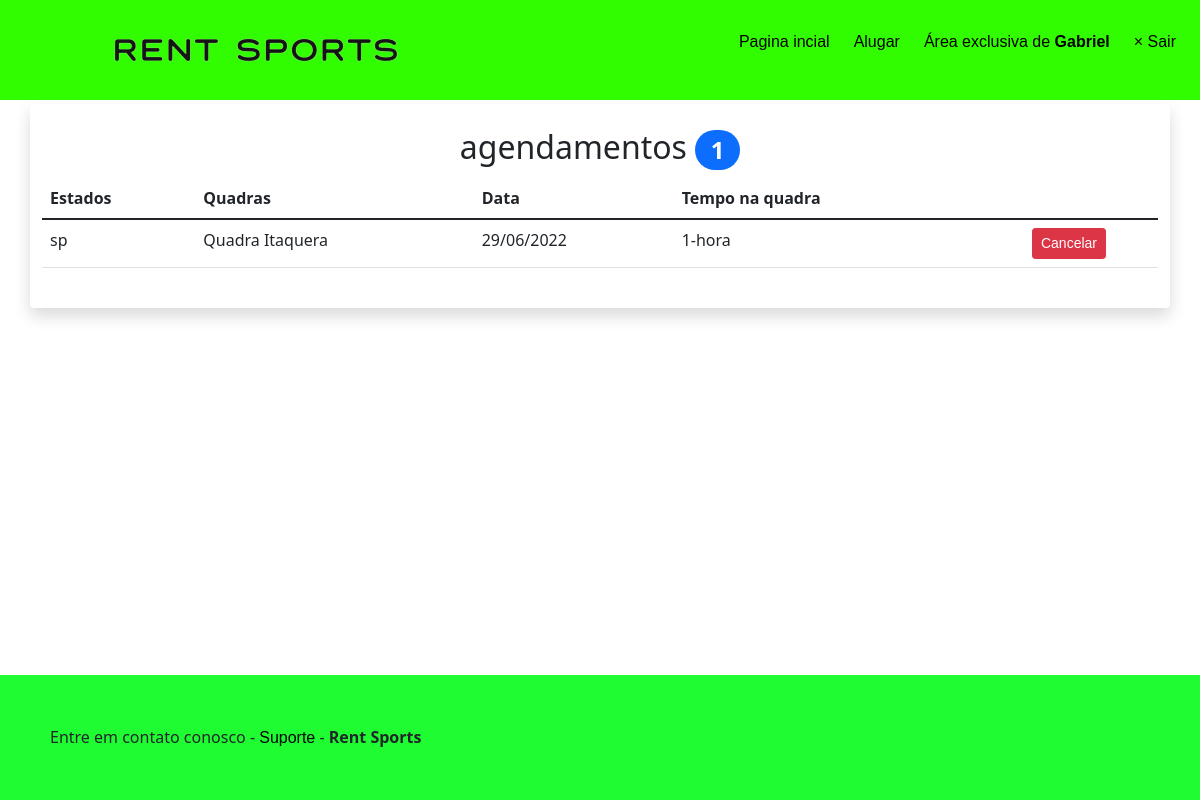
/admin/agendamentos.php (signed in), run on the app's committed database.
### tables this page shows
CREATE TABLE `agendamentos` (
  `id` smallint(6) NOT NULL,
  `estados` varchar(40) NOT NULL,
  `quadras` varchar(255) NOT NULL,
  `data` date NOT NULL,
  `hora` varchar(45) NOT NULL,
  `usuario_id` smallint(6) NOT NULL
);

### includes/funcoes-agendamentos.php (called while the page is built, shortened)
<?php
function lerAgendamentos(mysqli $conexao, int $idUsuarioLogado, string $tipoUsuarioLogado):array {
    if ($tipoUsuarioLogado == 'admin') {
        $sql = "SELECT agendamentos.id, agendamentos.estados, agendamentos.quadras, agendamentos.data, agendamentos.hora, usuarios.nome AS autor FROM agendamentos INNER JOIN usuarios
        ON agendamentos.usuario_id = usuarios.id ORDER BY data DESC";
    } else {
        $sql = "SELECT id, estados, quadras, data, hora FROM agendamentos WHERE usuario_id = $idUsuarioLogado ORDER BY data DESC";
    }
    $resultado = mysqli_query($conexao,$sql) or die(mysqli_error($conexao));
    $agendamentos = [];
    while($agendamento = mysqli_fetch_assoc($resultado)){
        array_push($agendamentos, $agendamento);
    }
    return $agendamentos;
}
function formataData(string $data):string{
    return date("d/m/Y", strtotime($data));
}

### admin/agendamentos.php (the view, shortened to what this page needs)
<?php
require "../includes/cabecalho-admin.php";
require "../includes/funcoes-agendamentos.php";
$idUsuarioLogado = $_SESSION['id'];
$tipoUsuarioLogado = $_SESSION['tipo'];
$agendamentos = lerAgendamentos($conexao, $idUsuarioLogado, $tipoUsuarioLogado);
$quantidade = count($agendamentos);
?>
<div class="row">
	<article class="col-12 bg-white rounded shadow my-1 py-4">
		<h2 class="text-center">
		agendamentos <span class="badge rounded-pill bg-primary"><?= $quantidade?></span>
		</h2>
		<div class="table-responsive">
			<table class="table table-hover">
				<thead class="thead-light">
					<tr>
						<th>Estados</th>
						<th>Quadras</th>
						<th>Data</th>
						<th>Tempo na quadra</th>
					</tr>
				</thead>
				<tbody>
<?php foreach( $agendamentos as $agendamento ) { ?>
					<tr>
						<td> <?=$agendamento['estados']?> </td>
						<td> <?=$agendamento['quadras']?> </td>
						<td> <?=formataData($agendamento['data'])?> </td>
						<td> <?=$agendamento['hora']?> </td>
            			<td class="text-center">
              			<a class="btn btn-danger btn-sm excluir"
              			href="agendamento-exclui.php?id=<?=$agendamento['id']?>">
                  Cancelar
              </a>
            </td>
					</tr>
<?php } ?>
				</tbody>
			</table>
	</div>
	</article>
</div>
<?php require "../includes/rodape-admin.php" ?>

### css/projeto.css (style rules this page uses)
* { box-sizing: border-box; margin: 0; padding: 0%; }
a { color: black; text-decoration: none; font-family: sans-serif; }
h2 { text-align: center; }
body { display: flex; min-height: 100vh; flex-direction: column; background-attachment: fixed; }

### data on the page
agendamentos: estados "sp", quadras "Quadra Itaquera", data "29/06/2022", hora "1-hora"

### other printed values
$_SESSION['nome'] "Gabriel"
$quantidade "1"
